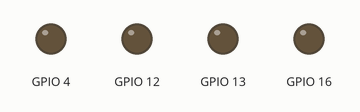
The sketch below on a simulated ESP8266 (NodeMCU). Shown: output pins drawn as LEDs (lit = HIGH). WiFi joins after 1.5 s; servers stay silent unless stated; what the sketch prints to the serial monitor is not drawn.

Above: at 0.0 s.
At 0.7 s:
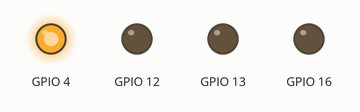
Timing chart, 0 to 2.4 s (numbered marks = the images above):
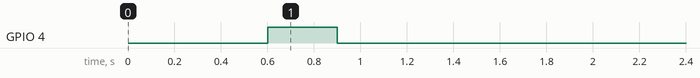

The sketch:

esp_tcp_bridge.ino
```cpp
#include <ESP8266WiFi.h>
class Flasher
{
  int ledPin;
  long OnTime;
  long OffTime;
  int ledState;
  unsigned long previousMillis;
  public:
  Flasher(int pin, long on, long off)
  {
  ledPin = pin;
  pinMode(ledPin, OUTPUT);

  OnTime = on;
  OffTime = off;

  ledState = LOW;
  previousMillis = 0;
  }

  void Update()
  {
    unsigned long currentMillis = millis();

    if((ledState == HIGH) && (currentMillis - previousMillis >= OnTime))
    {
      ledState = LOW;
      previousMillis = currentMillis;
      digitalWrite(ledPin, ledState);
    }
    else if ((ledState == LOW) && (currentMillis - previousMillis >= OffTime))
    {
      ledState = HIGH;
      previousMillis = currentMillis;
      digitalWrite(ledPin, ledState);
    }
  }
};
char ssid[] = "AvinashNetGear";
char pass[] = "Avinash!@#3899";
byte ack[20];
IPAddress server(192,168,1,24);
WiFiClient client;
long int i = 0;
  Flasher led(4, 300, 600);
  Flasher blue(12, 300, 600);
  Flasher red(13, 300, 600);
  Flasher green(16, 300, 600);

void setup() {
  Serial.begin(115200);

  WiFi.begin(ssid, pass);
  while (WiFi.status() != WL_CONNECTED) {

      led.Update();
  }

}

void loop () {
if (client.connect(server,8080))
  {

    while (client.connected() || client.available())
    {
      if (client.available())
      {
        String line = client.readStringUntil('\n');
        red.Update();
        Serial.println(line);
        while(!Serial.available())delay(5);
        String resp=Serial.readString();
        resp.getBytes(ack,20);
        client.write(ack,20);
        i++;
      }
    }
    Serial.print(i);
    Serial.println(" lines received");
    client.stop();
   while(true){delay(2000);};
  }

}
```
